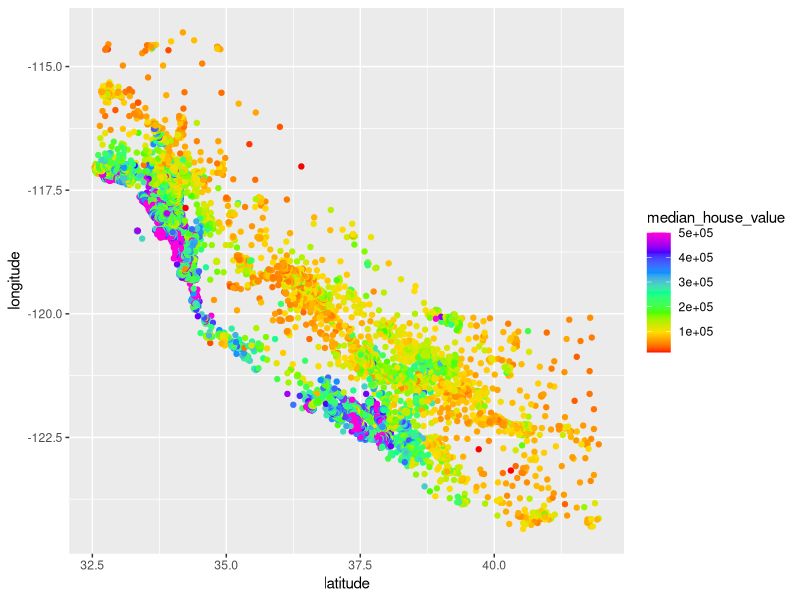
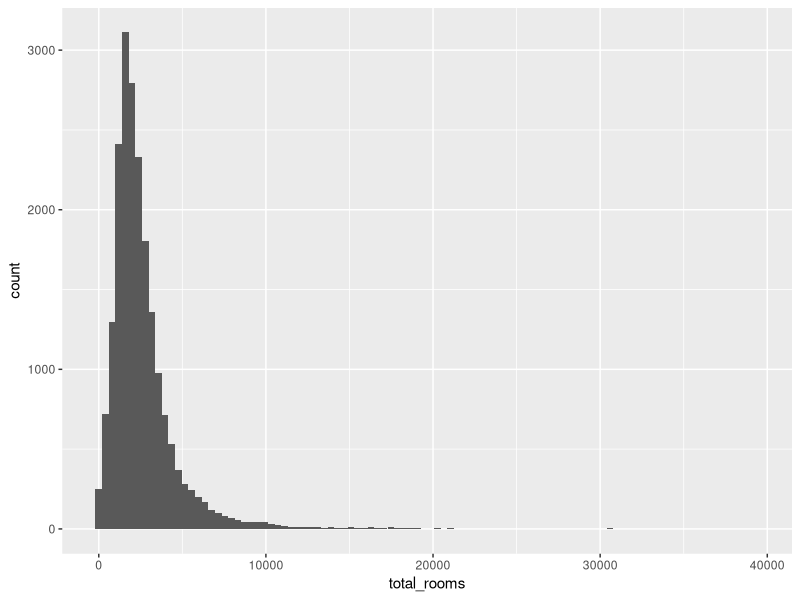
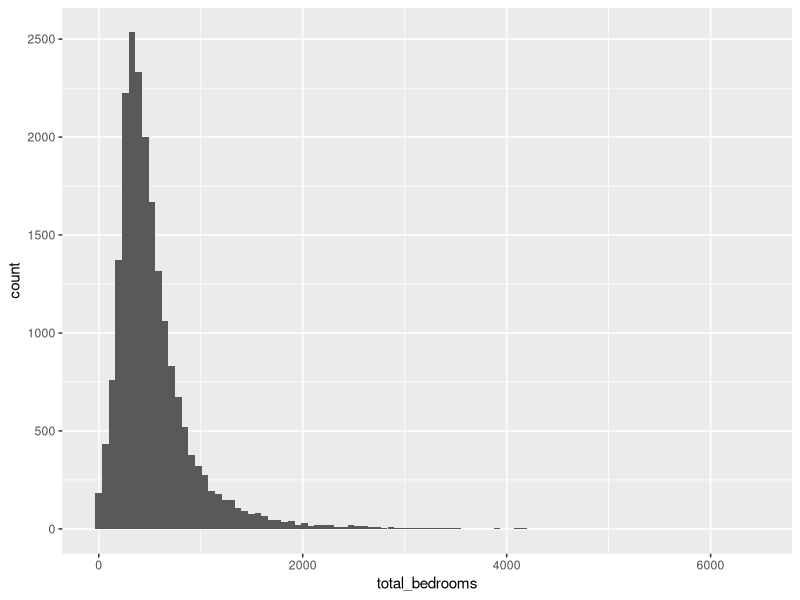
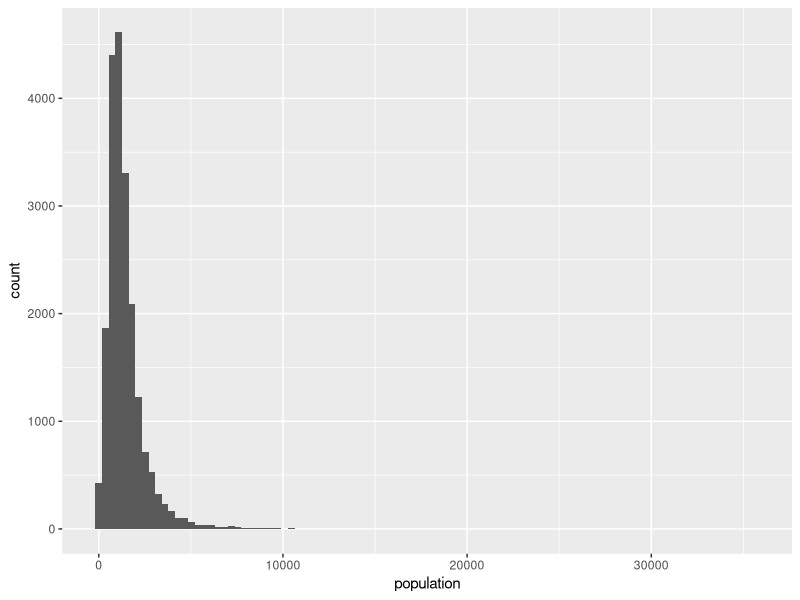
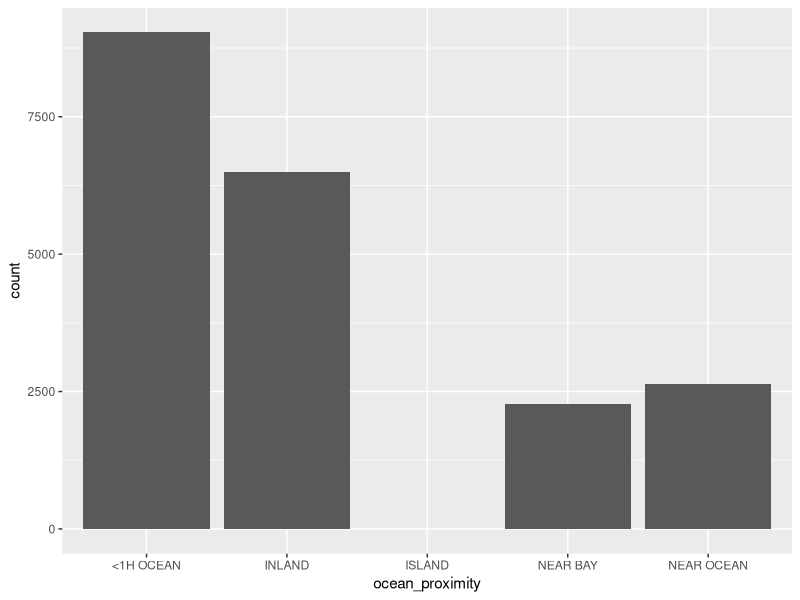
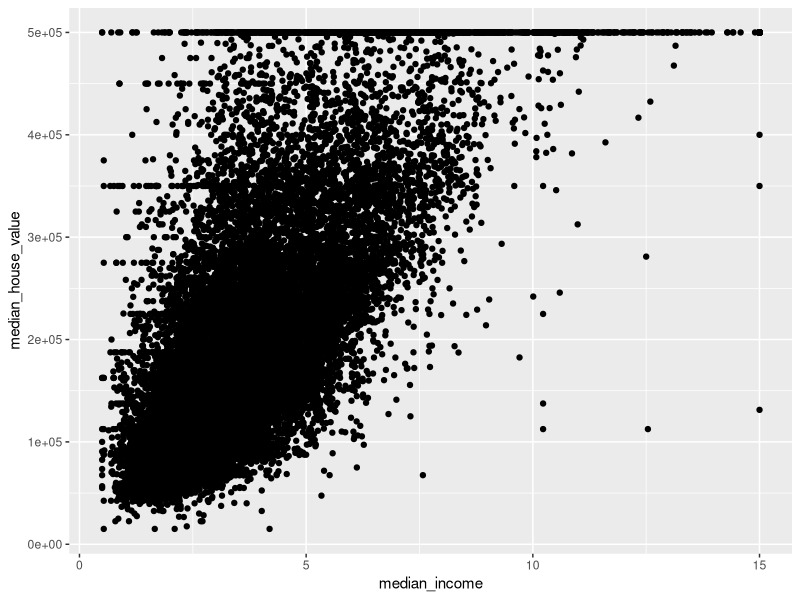
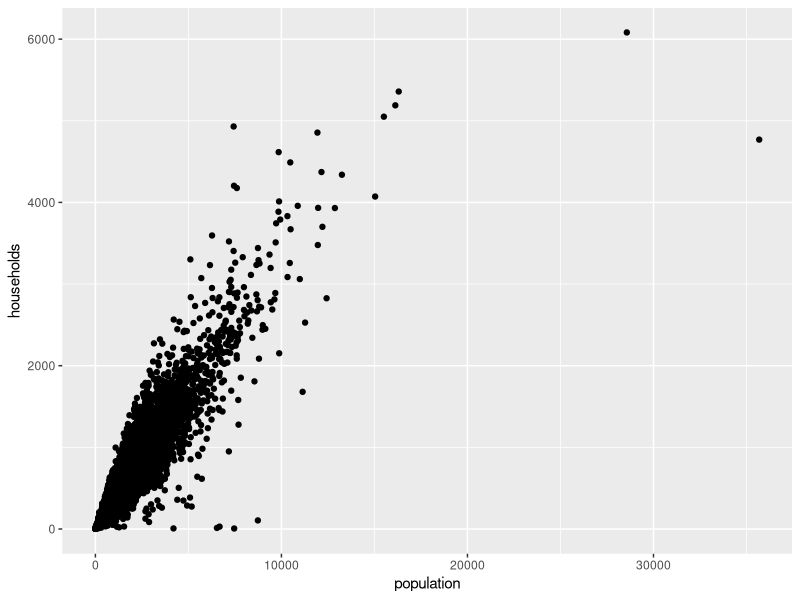
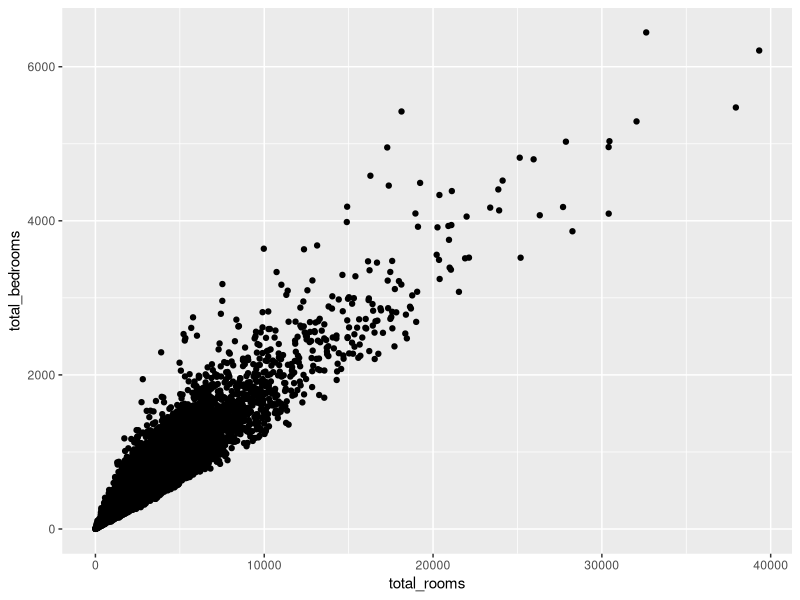

Generate these figures, in order, with R: (Note: this script raises an error after producing the figures.)
setwd("DSSC/stat_methods_4_data/quantile-regression/")

library(ggplot2)

# from book of aurelien geron:
# data refers to block groups or districts, population 600-3000 ca

# median_income has been capped at 15.000 $
# the	data	has	been	scaled	and
# capped	at	15	(actually	15.0001)	for	higher	median	incomes,	and	at	0.5	(actually	0.4999)	for
# lower	median	incomes
# The	housing	median	age	and	the	median	house	value	were	also	capped

house <- read.csv("house_from_gitsklearn.csv")
house
dim(house)
summary(house)

sum(complete.cases(house))
print(paste("there are ", dim(house)[1]-sum(complete.cases(house)), " rows with NA"))

house <- house[ complete.cases(house), ]
dim(house)

is.factor(house$ocean_proximity)
levels(house$ocean_proximity)
ocean_prox <- unique(house$ocean_proximity)
ocean_prox
rooms <- unique(house$total_rooms)
rooms

# this command makes Rstudio go crazy
# pairs(house)

ggplot(house) + geom_point(mapping=aes(x=latitude, y=longitude, col=median_house_value)) +
  scale_color_gradientn(colours = rainbow(7))


ggplot(house) + geom_histogram(aes(x=total_rooms), bins = 100)
ggplot(house) + geom_histogram(aes(x=total_bedrooms), bins = 100)
ggplot(house) + geom_histogram(aes(x=population), bins = 100)
ggplot(house) + geom_histogram(aes(x=ocean_proximity), bins = 100, stat='count')


ggplot(house) + geom_point(mapping=aes(x=median_income, y=median_house_value))
ggplot(house) + geom_point(mapping=aes(x=population, y=households))
ggplot(house) + geom_point(mapping=aes(x=total_rooms, y=total_bedrooms))

colnames(house)

library(quantreg)


fit <- rq(median_house_value ~ ., tau=.5, data=house, method="br")
fit
fit <- rq(median_house_value ~ latitude, tau=.5, data=house)

taus <- c(0.05, 0.1, 0.25, 0.5, 0.75, 0.9, 0.95)

coefs <- matrix(NA, nrow = length(taus), ncol = 2)
coefs

for( i in 1:length(taus) ){
  print(i)
  fit <- fit <- rq(median_house_value ~ latitude, tau=taus[i], data=house)
  coefs[i, ] <- coef(fit)
}
coefs

ggplot(data = house) + geom_point(mapping = aes(x=latitude, y=median_house_value)) +
  geom_abline( aes(intercept = coefs[1,1], slope = coefs[1,2], color='red')) +
  geom_abline( aes(intercept = coefs[2,1], slope = coefs[2,2], color='red')) +
  geom_abline( aes(intercept = coefs[3,1], slope = coefs[3,2], color='red')) +
  geom_abline( aes(intercept = coefs[4,1], slope = coefs[4,2], color='red')) +
  geom_abline( aes(intercept = coefs[5,1], slope = coefs[5,2], color='red')) +
  geom_abline( aes(intercept = coefs[6,1], slope = coefs[6,2], color='red')) +
  geom_abline( aes(intercept = coefs[7,1], slope = coefs[7,2], color='red'))



plot(house$median_income, house$median_house_value, xlab = "Median Income", ylab="Median House Value")

fit <- rq(median_house_value ~ median_income, tau=0.5, data=house)
ggplot(data = house) + geom_point(mapping = aes(x=median_income, y=median_house_value)) +
  geom_abline( aes(intercept = coef(fit)[1], slope = coef(fit)[2], color='red'))

?boot.rq
# takes a lot of time
summary(fit, se="boot", bsmethod="xy")
               






taus <- c(0.05, 0.1, 0.25, 0.5, 0.75, 0.9, 0.95)
fit <- rq(median_house_value ~ latitude+longitude, tau=0.5, data=house)                     
summary(fit)               
c <- coef(fit)
c
m <- matrix(NA, nrow=7, ncol=3)

# matrix (quantiles)x(n_covariates+intercept+quantiles)
# or a data frame with quantiles as rownames

rownames(house)
m <- matrix(NA, nrow=length(taus), ncol=)
m[,1] <- taus
m
m[4, ] <- coef(fit)
m
df <- as.data.frame(m)
df
fit
rownames(df) <- taus
colnames(df) <- c("intercept", "latitude", "longitude")
# colnames(df) <- c("intercept", colnames(house))
# c <- c("intercept", colnames(house))
# c
df
